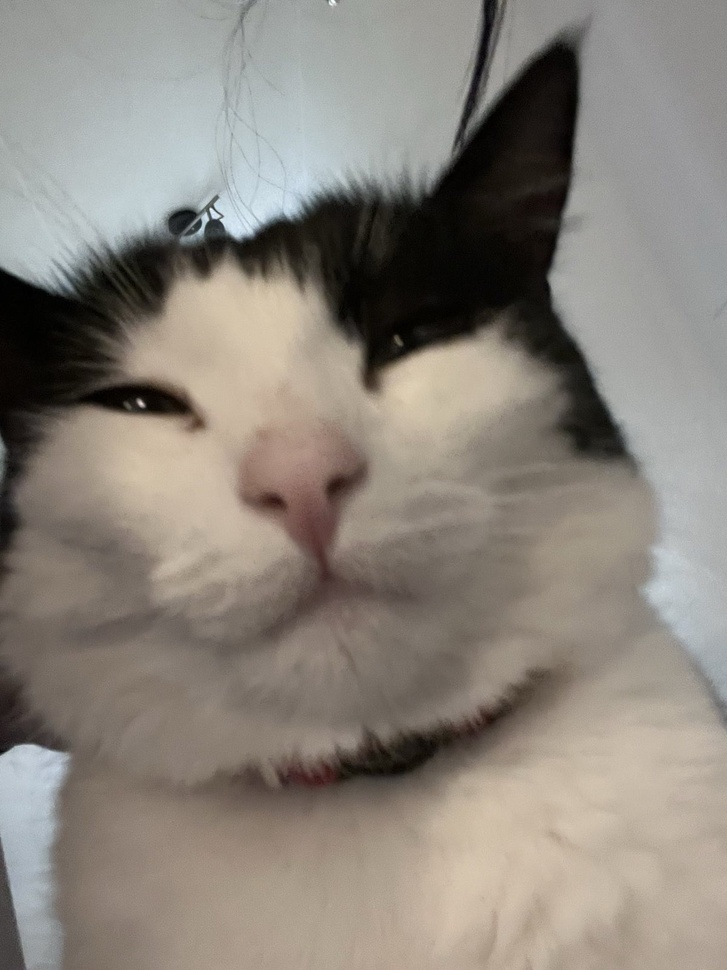
#> input picture image.jpeg, 727 x 970 px, shrunk from 1200 x 1600 before the run
$ python image-to-text.py image.jpeg
#> lines starting #> are read from the running program, lines starting #| are printed output that depends on the picture
#!/usr/bin/python3
from PIL import Image, ImageFilter
from math import floor
from sys import argv
from os.path import normpath

# DEFAULT VALUES
reductionAmount = 10
useAllCharacters = True
enhanceEdges = True
maxValue = 255.0
minValue = 0.0
inputFile = None
outputFileName = "imageText"

# MESSAGES
helpMsg = """=== IMAGE TO TEXT ===
image-to-text [OPTIONS]... IN_FILE [OUT_FILE]

OPTIONS:
-a, --all-chars                         Use all characters to represent an image. Increases quality, but makes all images a similar brightness.
-r [int], --reduction-amount [int]      Set reduction factor.
-e, --enhance-edges                     Enhance edges.
-h, --help                              Help."""
indexOutOfBoundsErrMsg = "ERROR: Argument index {index} is out of bounds."
invalidArgumentErrMsg = "ERROR: {argument} is not a valid argument."
invalidIntegerArgErrMsg = "ERROR: {argument} is not a valid integer."

# PROCESS COMMAND LINE ARGS
if (len(argv) == 1):
    print(helpMsg)
    exit(0)

skipCounter = 0 # used to skip values for options, such as reduction amount
for i in range(1,len(argv)):
    arg = argv[i]

    if (skipCounter > 0):
        skipCounter -= 1
        continue

    # If this is the last argument, assume it's the input or output file.
    if (i == len(argv) - 1):
        if (inputFile == None):
            inputFile = normpath(arg)
        else:
            outputFileName = normpath(arg)
        continue

    if (arg == "-a" or arg == "--all-chars"):
        useAllCharacters = True
        continue

    if (arg == "-e" or arg == "--enhance-edges"):
        enhanceEdges = True
        continue

    if (arg == "-h" or arg == "--help"):
        print(helpMsg)
        exit(0)

    if (arg == "-r" or arg == "--reduction-amount"):
        if (not argv[i + 1].isdigit()):
            print(invalidIntegerArgErrMsg.format(argument = argv[i + 1]))
            exit(1)

        reductionAmount = int(argv[i + 1])
        skipCounter += 1
        continue

    # If it's the 2nd to last argument and it is not a valid option, assume it is the input file.
    if (i == len(argv) - 2):
        inputFile = normpath(arg)
        continue

    # If it's not any of the above, it's an invalid argument.
    print(invalidArgumentErrMsg.format(argument = arg))
    exit(1)

valueToChar = {
    0 : '\u00A0',
    1 : '.',
    2 : ',',
    3 : '-',
    4 : '~',
    5 : ':',
    6 : ';',
    7 : '=',
    8 : '!',
    9 : '*',
    10 : '#',
    11 : '$',
    12 : '@',
}

valueToHTML = {
    0 : '&nbsp;',
    1 : '.',
    2 : ',',
    3 : '-',
    4 : '~',
    5 : ':',
    6 : ';',
    7 : '=',
    8 : '!',
    9 : '*',
    10 : '#',
    11 : '$',
    12 : '@',
}

# Reduces all 256 possible values down to just 13
def bandValues(value: int) -> int:
    return floor(((value - minValue) * 13.0) / (maxValue - minValue + 1.0))

#Read image
im = Image.open(inputFile)
#> im is the input picture: PIL image 727x970 RGB; mean R, G, B 138.8, 132.3, 124.1

if enhanceEdges:
    im = im.filter(ImageFilter.EDGE_ENHANCE_MORE)

# Pixelate image
im = im.reduce(reductionAmount)
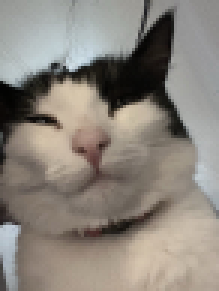
#> im: PIL image 73x97 RGB (shown 3 times larger); mean R, G, B 139.2, 132.7, 124.6

# Convert image to grayscale
im = im.convert("L")
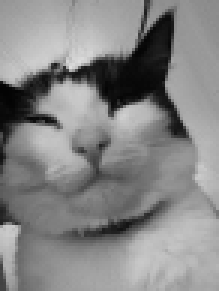
#> im: PIL image 73x97 L (shown 3 times larger); min 2, max 222, mean 133.7

# Get image data as flattened list of pixel values
imData = list(im.getdata())
#> imData = 7081 values, max 222 at index 1629, min 2 at index 2117, mean 133.7

if useAllCharacters:
    maxValue = max(imData)
#> maxValue = 222
    minValue = min(imData)
#> minValue = 2
imStringPlaintext = ""
imStringHTML = ""

for pixel in range(len(imData)):
    if (pixel % im.size[0] == 0):
        imStringPlaintext += "\n"
        imStringHTML += "<br/>\n"

    valueIndex = bandValues(imData[pixel])
    imStringPlaintext += valueToChar[valueIndex]
    imStringHTML += valueToHTML[valueIndex]
#> this loop made 7081 passes
#> valueIndex on passes 1 to 3: 8, 8, 8

with open(outputFileName + ".txt", "w") as imTextFile:
    imTextFile.write(imStringPlaintext)

with open(outputFileName + ".html", "w") as imTextFile:
    imTextFile.write(imStringHTML)
